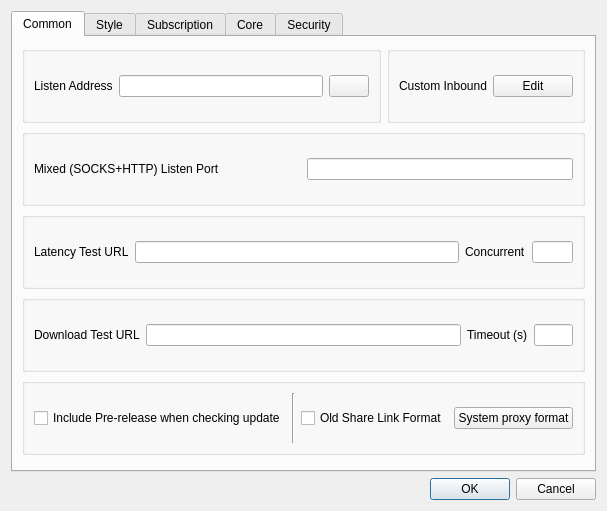
<?xml version="1.0" encoding="UTF-8"?>
<ui version="4.0">
 <class>DialogBasicSettings</class>
 <widget class="QDialog" name="DialogBasicSettings">
  <property name="geometry">
   <rect>
    <x>0</x>
    <y>0</y>
    <width>600</width>
    <height>400</height>
   </rect>
  </property>
  <property name="sizePolicy">
   <sizepolicy hsizetype="Preferred" vsizetype="Preferred">
    <horstretch>0</horstretch>
    <verstretch>0</verstretch>
   </sizepolicy>
  </property>
  <property name="windowTitle">
   <string>Basic Settings</string>
  </property>
  <layout class="QGridLayout" name="gridLayout">
   <item row="8" column="3">
    <widget class="QDialogButtonBox" name="buttonBox">
     <property name="orientation">
      <enum>Qt::Horizontal</enum>
     </property>
     <property name="standardButtons">
      <set>QDialogButtonBox::Cancel|QDialogButtonBox::Ok</set>
     </property>
    </widget>
   </item>
   <item row="2" column="3">
    <widget class="QTabWidget" name="tabWidget">
     <property name="currentIndex">
      <number>0</number>
     </property>
     <widget class="QWidget" name="tab_1">
      <attribute name="title">
       <string>Common</string>
      </attribute>
      <layout class="QVBoxLayout" name="verticalLayout_2">
       <item>
        <layout class="QHBoxLayout" name="hlayout_l1">
         <item>
          <widget class="QGroupBox" name="horizontalGroupBox_3">
           <layout class="QHBoxLayout" name="horizontalLayout_19">
            <item>
             <widget class="QLabel" name="label">
              <property name="text">
               <string>Listen Address</string>
              </property>
             </widget>
            </item>
            <item>
             <widget class="QLineEdit" name="inbound_address"/>
            </item>
            <item>
             <widget class="QPushButton" name="inbound_auth">
              <property name="text">
               <string notr="true"/>
              </property>
             </widget>
            </item>
           </layout>
          </widget>
         </item>
         <item>
          <widget class="QGroupBox" name="groupbox_custom_inbound">
           <layout class="QHBoxLayout" name="horizontalLayout_10">
            <item>
             <widget class="QLabel" name="label_11">
              <property name="text">
               <string>Custom Inbound</string>
              </property>
             </widget>
            </item>
            <item>
             <widget class="QPushButton" name="custom_inbound_edit">
              <property name="text">
               <string>Edit</string>
              </property>
             </widget>
            </item>
           </layout>
          </widget>
         </item>
        </layout>
       </item>
       <item>
        <layout class="QHBoxLayout" name="hlayout_l2">
         <item>
          <widget class="QGroupBox" name="horizontalGroupBox_2">
           <layout class="QHBoxLayout" name="horizontalLayout_13">
            <item>
             <widget class="QLabel" name="inbound_socks_port_l">
              <property name="text">
               <string>Mixed (SOCKS+HTTP) Listen Port</string>
              </property>
             </widget>
            </item>
            <item>
             <widget class="QLineEdit" name="inbound_socks_port">
              <property name="sizePolicy">
               <sizepolicy hsizetype="Preferred" vsizetype="Fixed">
                <horstretch>0</horstretch>
                <verstretch>0</verstretch>
               </sizepolicy>
              </property>
             </widget>
            </item>
           </layout>
          </widget>
         </item>
        </layout>
       </item>
       <item>
        <widget class="QGroupBox" name="groupBox1">
         <layout class="QHBoxLayout" name="horizontalLayout_9" stretch="0,8,1,1">
          <item>
           <widget class="QLabel" name="label_13">
            <property name="text">
             <string>Latency Test URL</string>
            </property>
           </widget>
          </item>
          <item>
           <widget class="QLineEdit" name="test_latency_url"/>
          </item>
          <item>
           <widget class="QLabel" name="label_14">
            <property name="text">
             <string>Concurrent</string>
            </property>
           </widget>
          </item>
          <item>
           <widget class="QLineEdit" name="test_concurrent"/>
          </item>
         </layout>
        </widget>
       </item>
       <item>
        <widget class="QGroupBox" name="horizontalGroupBox">
         <layout class="QHBoxLayout" name="horizontalLayout_12" stretch="0,8,1,1">
          <item>
           <widget class="QLabel" name="label_19">
            <property name="text">
             <string>Download Test URL</string>
            </property>
           </widget>
          </item>
          <item>
           <widget class="MyLineEdit" name="test_download_url"/>
          </item>
          <item>
           <widget class="QLabel" name="label_10">
            <property name="text">
             <string>Timeout (s)</string>
            </property>
           </widget>
          </item>
          <item>
           <widget class="QLineEdit" name="test_download_timeout"/>
          </item>
         </layout>
        </widget>
       </item>
       <item>
        <widget class="QGroupBox" name="horizontalGroupBox1">
         <layout class="QHBoxLayout" name="horizontalLayout_18">
          <item>
           <widget class="QCheckBox" name="check_include_pre">
            <property name="text">
             <string>Include Pre-release when checking update</string>
            </property>
           </widget>
          </item>
          <item>
           <widget class="Line" name="sys_proxy_format_vline">
            <property name="orientation">
             <enum>Qt::Vertical</enum>
            </property>
           </widget>
          </item>
          <item>
           <widget class="QCheckBox" name="old_share_link_format">
            <property name="toolTip">
             <string>Share VMess Link with v2rayN Format</string>
            </property>
            <property name="text">
             <string>Old Share Link Format</string>
            </property>
           </widget>
          </item>
          <item>
           <widget class="QPushButton" name="sys_proxy_format">
            <property name="text">
             <string>System proxy format</string>
            </property>
           </widget>
          </item>
         </layout>
        </widget>
       </item>
       <item>
        <widget class="QWidget" name="horizontalWidget_1" native="true">
         <property name="sizePolicy">
          <sizepolicy hsizetype="Preferred" vsizetype="Maximum">
           <horstretch>0</horstretch>
           <verstretch>0</verstretch>
          </sizepolicy>
         </property>
         <layout class="QHBoxLayout" name="horizontalLayout_2">
          <property name="leftMargin">
           <number>0</number>
          </property>
          <property name="topMargin">
           <number>0</number>
          </property>
          <property name="rightMargin">
           <number>0</number>
          </property>
          <property name="bottomMargin">
           <number>0</number>
          </property>
         </layout>
        </widget>
       </item>
      </layout>
     </widget>
     <widget class="QWidget" name="tab_2">
      <attribute name="title">
       <string>Style</string>
      </attribute>
      <layout class="QGridLayout" name="gridLayout_5">
       <item row="0" column="0">
        <layout class="QHBoxLayout" name="style_h_1">
         <item>
          <widget class="QGroupBox" name="groupBox">
           <layout class="QHBoxLayout" name="horizontalLayout_4">
            <item>
             <widget class="QLabel" name="label_8">
              <property name="sizePolicy">
               <sizepolicy hsizetype="Maximum" vsizetype="Maximum">
                <horstretch>0</horstretch>
                <verstretch>0</verstretch>
               </sizepolicy>
              </property>
              <property name="text">
               <string>Theme</string>
              </property>
             </widget>
            </item>
            <item>
             <widget class="QComboBox" name="theme">
              <item>
               <property name="text">
                <string>System</string>
               </property>
              </item>
              <item>
               <property name="text">
                <string notr="true">flatgray</string>
               </property>
              </item>
              <item>
               <property name="text">
                <string notr="true">lightblue</string>
               </property>
              </item>
              <item>
               <property name="text">
                <string notr="true">blacksoft</string>
               </property>
              </item>
             </widget>
            </item>
            <item>
             <widget class="QPushButton" name="set_custom_icon">
              <property name="sizePolicy">
               <sizepolicy hsizetype="Preferred" vsizetype="Fixed">
                <horstretch>0</horstretch>
                <verstretch>0</verstretch>
               </sizepolicy>
              </property>
              <property name="text">
               <string>Set custom icon</string>
              </property>
             </widget>
            </item>
           </layout>
          </widget>
         </item>
         <item>
          <widget class="QGroupBox" name="groupBox2">
           <layout class="QHBoxLayout" name="horizontalLayout_7">
            <item>
             <widget class="QLabel" name="label_15">
              <property name="sizePolicy">
               <sizepolicy hsizetype="Maximum" vsizetype="Maximum">
                <horstretch>0</horstretch>
                <verstretch>0</verstretch>
               </sizepolicy>
              </property>
              <property name="text">
               <string notr="true">Language</string>
              </property>
             </widget>
            </item>
            <item>
             <widget class="QComboBox" name="language">
              <item>
               <property name="text">
                <string notr="true">System</string>
               </property>
              </item>
              <item>
               <property name="text">
                <string notr="true">English</string>
               </property>
              </item>
              <item>
               <property name="text">
                <string notr="true">简体中文</string>
               </property>
              </item>
              <item>
               <property name="text">
                <string notr="true">فارسی</string>
               </property>
              </item>
              <item>
               <property name="text">
                <string notr="true">Русский</string>
               </property>
              </item>
             </widget>
            </item>
           </layout>
          </widget>
         </item>
        </layout>
       </item>
       <item row="2" column="0">
        <layout class="QHBoxLayout" name="style_h_2">
         <item>
          <widget class="QGroupBox" name="traffic_statistics_box">
           <layout class="QHBoxLayout" name="horizontalLayout_3">
            <item>
             <widget class="QLabel" name="label_16">
              <property name="text">
               <string>Statistics refresh rate</string>
              </property>
             </widget>
            </item>
            <item>
             <widget class="QComboBox" name="rfsh_r">
              <item>
               <property name="text">
                <string notr="true">500ms</string>
               </property>
              </item>
              <item>
               <property name="text">
                <string notr="true">1s</string>
               </property>
              </item>
              <item>
               <property name="text">
                <string notr="true">2s</string>
               </property>
              </item>
              <item>
               <property name="text">
                <string notr="true">3s</string>
               </property>
              </item>
              <item>
               <property name="text">
                <string notr="true">5s</string>
               </property>
              </item>
              <item>
               <property name="text">
                <string>Off</string>
               </property>
              </item>
             </widget>
            </item>
           </layout>
          </widget>
         </item>
         <item>
          <widget class="QGroupBox" name="connection_statistics_box">
           <layout class="QHBoxLayout" name="horizontalLayout_15">
            <item>
             <widget class="QLabel" name="label_9">
              <property name="text">
               <string>Connection statistics</string>
              </property>
             </widget>
            </item>
            <item>
             <widget class="QCheckBox" name="connection_statistics">
              <property name="text">
               <string>Enable</string>
              </property>
             </widget>
            </item>
           </layout>
          </widget>
         </item>
        </layout>
       </item>
       <item row="3" column="0">
        <layout class="QHBoxLayout" name="style_h_3">
         <item>
          <widget class="QGroupBox" name="horizontalGroupBox_5">
           <layout class="QHBoxLayout" name="horizontalLayout_6">
            <item>
             <widget class="QCheckBox" name="start_minimal">
              <property name="sizePolicy">
               <sizepolicy hsizetype="Preferred" vsizetype="Fixed">
                <horstretch>0</horstretch>
                <verstretch>0</verstretch>
               </sizepolicy>
              </property>
              <property name="text">
               <string>Hide dashboard at startup</string>
              </property>
             </widget>
            </item>
           </layout>
          </widget>
         </item>
         <item>
          <widget class="QGroupBox" name="groupBox_2">
           <layout class="QHBoxLayout" name="horizontalLayout_23">
            <item>
             <widget class="QLabel" name="label_17">
              <property name="text">
               <string>Max log lines</string>
              </property>
             </widget>
            </item>
            <item>
             <widget class="QLineEdit" name="max_log_line">
              <property name="sizePolicy">
               <sizepolicy hsizetype="Ignored" vsizetype="Fixed">
                <horstretch>0</horstretch>
                <verstretch>0</verstretch>
               </sizepolicy>
              </property>
             </widget>
            </item>
           </layout>
          </widget>
         </item>
        </layout>
       </item>
      </layout>
     </widget>
     <widget class="QWidget" name="tab_3">
      <attribute name="title">
       <string>Subscription</string>
      </attribute>
      <layout class="QGridLayout" name="gridLayout_3">
       <item row="0" column="1">
        <layout class="QHBoxLayout" name="horizontalLayout_5">
         <item>
          <widget class="QCheckBox" name="sub_auto_update_enable">
           <property name="sizePolicy">
            <sizepolicy hsizetype="Minimum" vsizetype="Fixed">
             <horstretch>0</horstretch>
             <verstretch>0</verstretch>
            </sizepolicy>
           </property>
           <property name="text">
            <string>Enable</string>
           </property>
          </widget>
         </item>
         <item>
          <widget class="QLabel" name="label_21">
           <property name="text">
            <string>Interval (minute, invalid if less than 30)</string>
           </property>
          </widget>
         </item>
         <item>
          <widget class="QLineEdit" name="sub_auto_update">
           <property name="sizePolicy">
            <sizepolicy hsizetype="Preferred" vsizetype="Fixed">
             <horstretch>0</horstretch>
             <verstretch>0</verstretch>
            </sizepolicy>
           </property>
          </widget>
         </item>
        </layout>
       </item>
       <item row="1" column="1">
        <widget class="MyLineEdit" name="user_agent"/>
       </item>
       <item row="2" column="1">
        <widget class="QCheckBox" name="sub_use_proxy">
         <property name="text">
          <string>Use proxy when updating subscription</string>
         </property>
        </widget>
       </item>
       <item row="3" column="1">
        <widget class="QCheckBox" name="sub_insecure">
         <property name="text">
          <string>Ignore TLS errors when updating subscription</string>
         </property>
        </widget>
       </item>
       <item row="4" column="1">
        <widget class="QCheckBox" name="sub_clear">
         <property name="text">
          <string>Clear servers before updating subscription</string>
         </property>
        </widget>
       </item>
       <item row="0" column="0">
        <widget class="QLabel" name="label_20">
         <property name="sizePolicy">
          <sizepolicy hsizetype="Preferred" vsizetype="Maximum">
           <horstretch>0</horstretch>
           <verstretch>0</verstretch>
          </sizepolicy>
         </property>
         <property name="text">
          <string>Automatic update</string>
         </property>
        </widget>
       </item>
       <item row="1" column="0">
        <widget class="QLabel" name="label_4">
         <property name="text">
          <string>User Agent</string>
         </property>
        </widget>
       </item>
      </layout>
     </widget>
     <widget class="QWidget" name="tab_4">
      <attribute name="title">
       <string>Core</string>
      </attribute>
      <layout class="QVBoxLayout" name="verticalLayout">
       <item>
        <widget class="QGroupBox" name="groupBox_core">
         <property name="sizePolicy">
          <sizepolicy hsizetype="Preferred" vsizetype="Maximum">
           <horstretch>0</horstretch>
           <verstretch>0</verstretch>
          </sizepolicy>
         </property>
         <property name="title">
          <string notr="true">core_name</string>
         </property>
         <layout class="QVBoxLayout" name="verticalLayout_3">
          <item>
           <widget class="QWidget" name="assest_group" native="true">
            <layout class="QGridLayout" name="gridLayout_2">
             <item row="0" column="1">
              <widget class="QComboBox" name="log_level">
               <property name="sizePolicy">
                <sizepolicy hsizetype="Maximum" vsizetype="Fixed">
                 <horstretch>0</horstretch>
                 <verstretch>0</verstretch>
                </sizepolicy>
               </property>
              </widget>
             </item>
             <item row="1" column="0">
              <widget class="QLabel" name="label_6">
               <property name="text">
                <string>Multiplex (mux)</string>
               </property>
              </widget>
             </item>
             <item row="0" column="0">
              <widget class="QLabel" name="label_3">
               <property name="text">
                <string notr="true">Loglevel</string>
               </property>
              </widget>
             </item>
             <item row="1" column="1">
              <layout class="QHBoxLayout" name="horizontalLayout">
               <item>
                <widget class="QComboBox" name="mux_protocol"/>
               </item>
               <item>
                <widget class="QLabel" name="label_7">
                 <property name="text">
                  <string>concurrency</string>
                 </property>
                </widget>
               </item>
               <item>
                <widget class="QLineEdit" name="mux_concurrency"/>
               </item>
               <item>
                <widget class="QCheckBox" name="mux_padding">
                 <property name="text">
                  <string notr="true">Padding</string>
                 </property>
                </widget>
               </item>
               <item>
                <widget class="QCheckBox" name="mux_default_on">
                 <property name="text">
                  <string>Default On</string>
                 </property>
                </widget>
               </item>
              </layout>
             </item>
            </layout>
           </widget>
          </item>
          <item>
           <widget class="QPushButton" name="core_settings">
            <property name="text">
             <string>Core Options</string>
            </property>
           </widget>
          </item>
         </layout>
        </widget>
       </item>
       <item>
        <widget class="QGroupBox" name="managedCoreBox">
         <property name="sizePolicy">
          <sizepolicy hsizetype="Preferred" vsizetype="Maximum">
           <horstretch>0</horstretch>
           <verstretch>0</verstretch>
          </sizepolicy>
         </property>
         <property name="title">
          <string>Official external cores</string>
         </property>
         <layout class="QVBoxLayout" name="managedCoreLayout">
          <item>
           <widget class="QPushButton" name="openUpdateCenter">
            <property name="text">
             <string>Update Center</string>
            </property>
           </widget>
          </item>
         </layout>
        </widget>
       </item>
       <item>
        <widget class="QGroupBox" name="extraCoreBox">
         <property name="title">
          <string>Custom external cores</string>
         </property>
         <layout class="QVBoxLayout" name="extraCoreLayout">
          <item>
           <widget class="QScrollArea" name="extra_core_box_scrollArea">
            <property name="minimumSize">
             <size>
              <width>0</width>
              <height>160</height>
             </size>
            </property>
            <property name="frameShape">
             <enum>QFrame::NoFrame</enum>
            </property>
            <property name="widgetResizable">
             <bool>true</bool>
            </property>
            <widget class="QWidget" name="extra_core_box_scrollAreaWidgetContents">
             <property name="geometry">
              <rect>
               <x>0</x>
               <y>0</y>
               <width>632</width>
               <height>299</height>
              </rect>
             </property>
             <layout class="QVBoxLayout" name="verticalLayout_6">
              <item>
               <widget class="QWidget" name="horizontalWidget_4" native="true">
                <property name="sizePolicy">
                 <sizepolicy hsizetype="Preferred" vsizetype="Maximum">
                  <horstretch>0</horstretch>
                  <verstretch>0</verstretch>
                 </sizepolicy>
                </property>
                <layout class="QHBoxLayout" name="horizontalLayout_8">
                 <item>
                  <widget class="QPushButton" name="extra_core_add">
                   <property name="text">
                    <string>Add</string>
                   </property>
                  </widget>
                 </item>
                 <item>
                  <widget class="QPushButton" name="extra_core_del">
                   <property name="text">
                    <string>Delete</string>
                   </property>
                  </widget>
                 </item>
                </layout>
               </widget>
              </item>
             </layout>
            </widget>
           </widget>
          </item>
         </layout>
        </widget>
       </item>
      </layout>
     </widget>
     <widget class="QWidget" name="tab_5">
      <attribute name="title">
       <string>Security</string>
      </attribute>
      <layout class="QVBoxLayout" name="verticalLayout_4">
       <item>
        <widget class="QCheckBox" name="skip_cert">
         <property name="text">
          <string>Skip TLS certificate authentication by default (allowInsecure)</string>
         </property>
        </widget>
       </item>
       <item>
        <widget class="QGroupBox" name="horizontalGroupBox2">
         <property name="sizePolicy">
          <sizepolicy hsizetype="Preferred" vsizetype="Maximum">
           <horstretch>0</horstretch>
           <verstretch>0</verstretch>
          </sizepolicy>
         </property>
         <layout class="QHBoxLayout" name="horizontalLayout_26">
          <item>
           <widget class="QLabel" name="label_18">
            <property name="text">
             <string>Default uTLS Fingerprint</string>
            </property>
           </widget>
          </item>
          <item>
           <widget class="QComboBox" name="utlsFingerprint">
            <property name="editable">
             <bool>true</bool>
            </property>
           </widget>
          </item>
         </layout>
        </widget>
       </item>
      </layout>
     </widget>
    </widget>
   </item>
  </layout>
 </widget>
 <customwidgets>
  <customwidget>
   <class>MyLineEdit</class>
   <extends>QLineEdit</extends>
   <header>ui/widget/MyLineEdit.h</header>
  </customwidget>
 </customwidgets>
 <resources/>
 <connections>
  <connection>
   <sender>buttonBox</sender>
   <signal>accepted()</signal>
   <receiver>DialogBasicSettings</receiver>
   <slot>accept()</slot>
   <hints>
    <hint type="sourcelabel">
     <x>248</x>
     <y>254</y>
    </hint>
    <hint type="destinationlabel">
     <x>157</x>
     <y>274</y>
    </hint>
   </hints>
  </connection>
  <connection>
   <sender>buttonBox</sender>
   <signal>rejected()</signal>
   <receiver>DialogBasicSettings</receiver>
   <slot>reject()</slot>
   <hints>
    <hint type="sourcelabel">
     <x>316</x>
     <y>260</y>
    </hint>
    <hint type="destinationlabel">
     <x>286</x>
     <y>274</y>
    </hint>
   </hints>
  </connection>
 </connections>
</ui>
